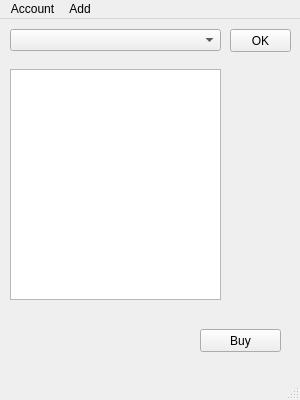
<?xml version="1.0" encoding="UTF-8"?>
<ui version="4.0">
 <class>Shop</class>
 <widget class="QMainWindow" name="Shop">
  <property name="geometry">
   <rect>
    <x>0</x>
    <y>0</y>
    <width>300</width>
    <height>400</height>
   </rect>
  </property>
  <property name="windowTitle">
   <string>MainWindow</string>
  </property>
  <widget class="QWidget" name="centralwidget">
   <widget class="QPushButton" name="buyButton">
    <property name="geometry">
     <rect>
      <x>200</x>
      <y>310</y>
      <width>81</width>
      <height>23</height>
     </rect>
    </property>
    <property name="text">
     <string>Buy</string>
    </property>
   </widget>
   <widget class="QComboBox" name="comboBox">
    <property name="geometry">
     <rect>
      <x>10</x>
      <y>10</y>
      <width>211</width>
      <height>22</height>
     </rect>
    </property>
    <item>
     <property name="text">
      <string/>
     </property>
    </item>
    <item>
     <property name="text">
      <string>Smartphone</string>
     </property>
    </item>
    <item>
     <property name="text">
      <string>Laptop</string>
     </property>
    </item>
   </widget>
   <widget class="QListWidget" name="listWidget">
    <property name="geometry">
     <rect>
      <x>10</x>
      <y>50</y>
      <width>211</width>
      <height>231</height>
     </rect>
    </property>
   </widget>
   <widget class="QPushButton" name="okButton">
    <property name="geometry">
     <rect>
      <x>230</x>
      <y>10</y>
      <width>61</width>
      <height>23</height>
     </rect>
    </property>
    <property name="text">
     <string>OK</string>
    </property>
   </widget>
  </widget>
  <widget class="QStatusBar" name="statusbar"/>
  <widget class="QMenuBar" name="menubar">
   <property name="geometry">
    <rect>
     <x>0</x>
     <y>0</y>
     <width>300</width>
     <height>21</height>
    </rect>
   </property>
   <widget class="QMenu" name="menuAccount">
    <property name="title">
     <string>Account</string>
    </property>
    <addaction name="actionMy_account"/>
   </widget>
   <widget class="QMenu" name="menuAdd">
    <property name="title">
     <string>Add</string>
    </property>
    <addaction name="actionLaptop"/>
    <addaction name="actionSmartphone"/>
   </widget>
   <addaction name="menuAccount"/>
   <addaction name="menuAdd"/>
  </widget>
  <action name="actionMy_account">
   <property name="text">
    <string>My account</string>
   </property>
  </action>
  <action name="actionLaptop">
   <property name="text">
    <string>Laptop</string>
   </property>
  </action>
  <action name="actionSmartphone">
   <property name="text">
    <string>Smartphone</string>
   </property>
  </action>
  <action name="actionMobile">
   <property name="text">
    <string>Mobile</string>
   </property>
  </action>
 </widget>
 <resources/>
 <connections/>
</ui>
